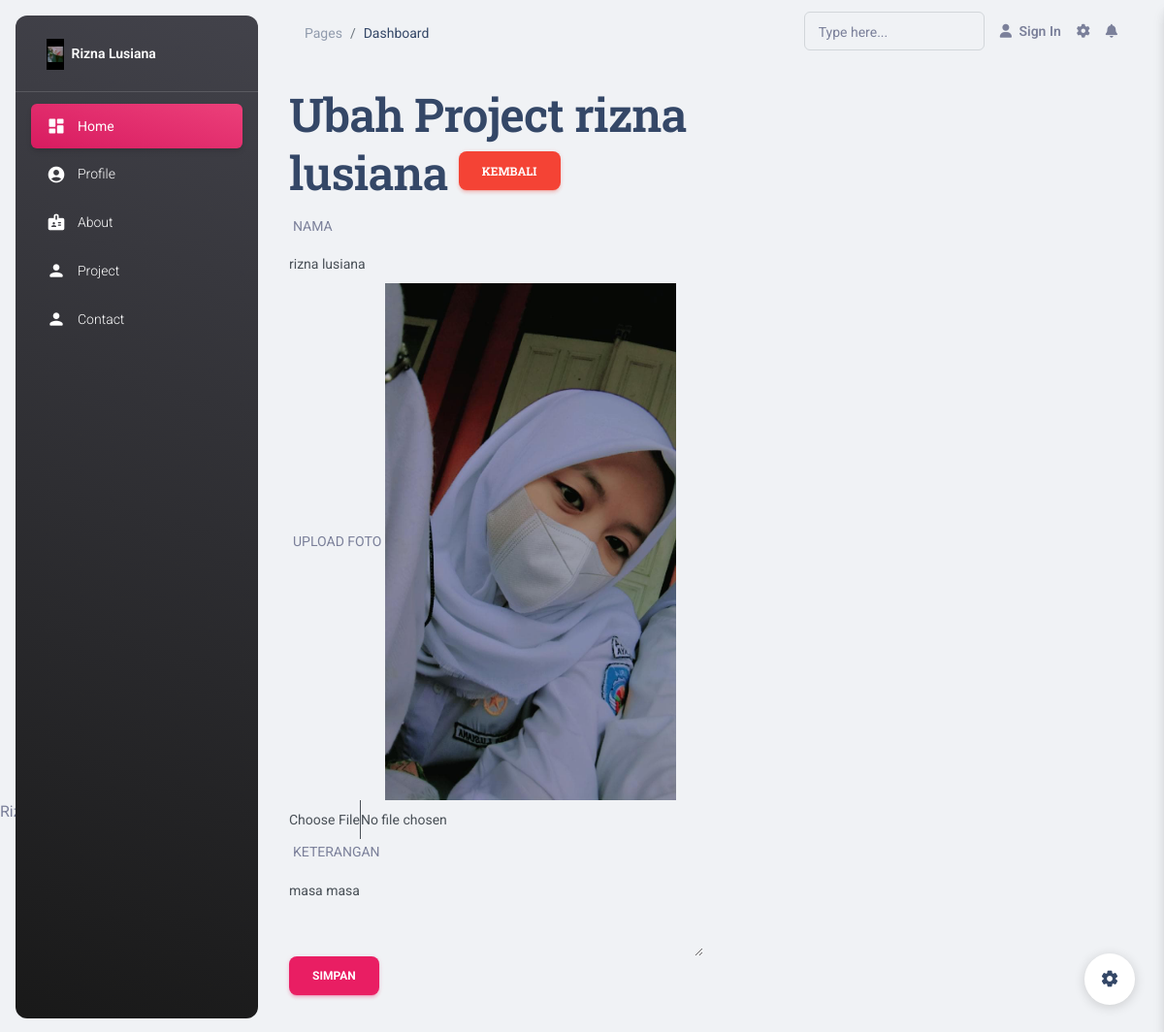
Screenshot of /admin/index.php?menu=ubah-project&id=3 (signed in) with the database file from the repository.
### tables this page shows
CREATE TABLE `project` (
  `Id_p` int(11) NOT NULL,
  `Nama_p` varchar(100) NOT NULL,
  `Ket` text NOT NULL,
  `Foto` varchar(100) NOT NULL
);

### admin/views/ubah-project.php (the view, shortened to what this page needs)
<?php
$id = $_GET['id'];
$getData = mysqli_query($koneksi, "select * from project where id_p=$id");
$data = mysqli_fetch_assoc($getData);
?>
<div class="row">
  <div class="col-md-6">
    <h1>
      Ubah Project <?=$data['Nama_p']?>
      <a href="?menu=project" class="btn btn-danger">kembali</a>
    </h1>
    <form action="" method="post" enctype="multipart/form-data">
      <div class="form-group">
        <label>NAMA</label>
        <input type="text" name="nama" class="form-control" value="<?=$data['Nama_p']?>" required>
      </div>
      <div class="form-group">
        <label>UPLOAD FOTO</label>
        <img src="../foto/<?=$data['Foto']?>" width="300px">
        <input type="file" name="foto" class="form-control">
      </div>
      <div class="form-group">
        <label>KETERANGAN</label>
        <textarea name="Ket" cols="30" rows="3" class="form-control" required><?=$data['Ket']?></textarea>
      </div>
      <button type="submit" name="simpan" class="btn btn-primary">Simpan</button>
    </form>
  </div>
</div>

### rows the page displays
project: Nama_p "rizna lusiana", nama "rizna lusiana", Foto (picture), Ket "masa masa"
